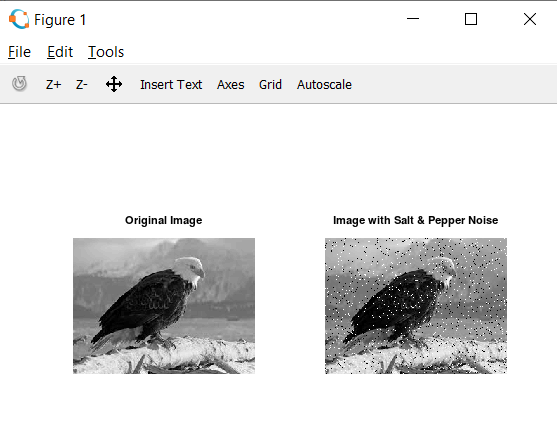
%> input picture IP/lab11.png, 557 x 446 px, given in place of spongebob.jfif, which was not available
$ octave lab4.m   (GNU Octave 9; MATLAB toolbox functions it lacks are replaced by stand-ins)
%> lines starting %> are read from the running program, lines starting %| are printed output that depends on the picture; pictures that were not available may be replaced by others from this repository, and a replacement may not be noted

clear all;  % clear all variables
close all;  % close all figures
clc;        % clear command window
% import image package
pkg load image;
% read image
a=imread('spongebob.jfif');
%> a is the input picture: size 446x557x3 uint8; mean R, G, B 227, 227, 226.9
subplot(2,2,1);
imshow(a);
title 'Original Image';
b=im2double(a);
a1=input('enter value a');
%> the answer given: 3
ga1=input('enter value gamma');
%> the answer given: 2
s=(a1*(b.^ga1))*256;
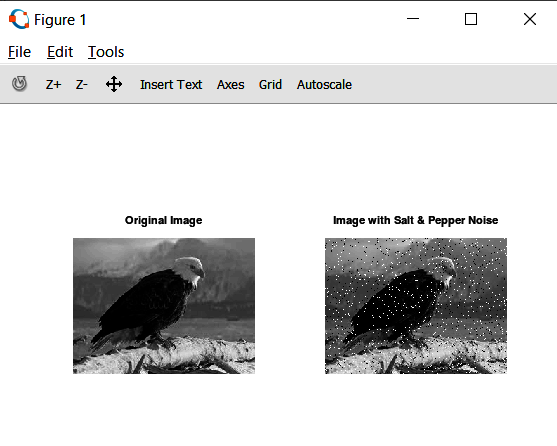
%> s: size 446x557x3 double; mean R, G, B 649.1, 649.1, 649.1; drawn with min black and max white
s1=uint8(s);
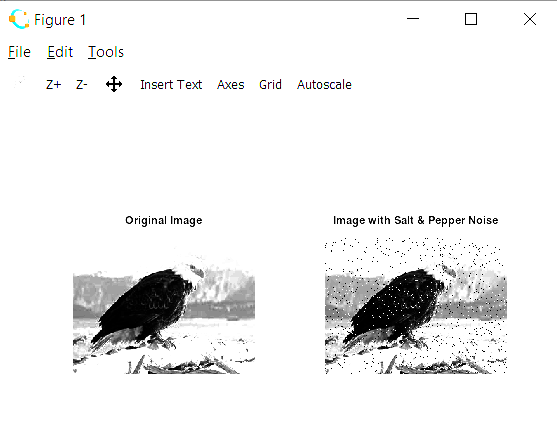
%> s1: size 446x557x3 uint8; mean R, G, B 239, 239, 238.9
subplot(2,2,2);
imshow(s1);
title 'Image 1';

a2=input('enter value a');
%> the answer given: 3
ga2=input('enter value gamma');
%> the answer given: 2
sp=(a2*(b.^ga2))*256;
s2=uint8(sp);
subplot(2,2,3);
imshow(s2);
title 'Image 2';

a3=input('enter value a');
%> the answer given: 3
ga3=input('enter value gamma');
%> the answer given: 2
sp2=(a3*(b.^ga3))*256;
s3=uint8(sp2);
subplot(2,2,4);
imshow(s3);
title 'Image 3';

$ run again, on IP/lab3.png
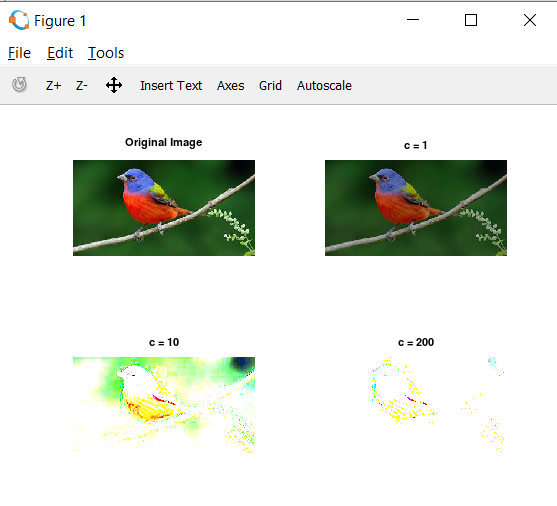
%> input picture IP/lab3.png, 557 x 506 px, given in place of spongebob.jfif, which was not available
%> a is the input picture: size 506x557x3 uint8; mean R, G, B 225.4, 229.5, 222
%> `s=(a1*(b.^ga1))*256;`:
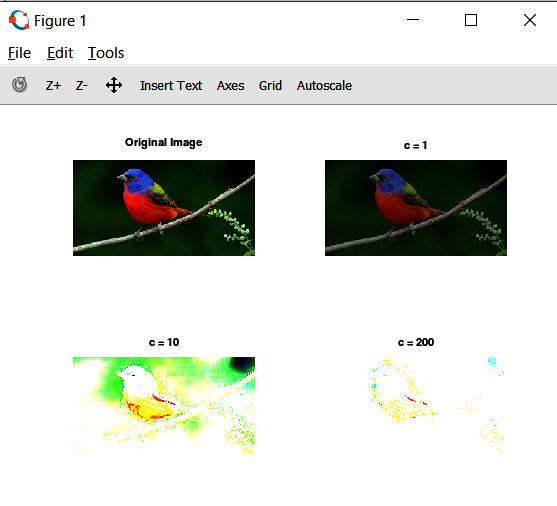
%> s: size 506x557x3 double; mean R, G, B 660.1, 667.4, 650.5; drawn with min black and max white
%> `s1=uint8(s);`:
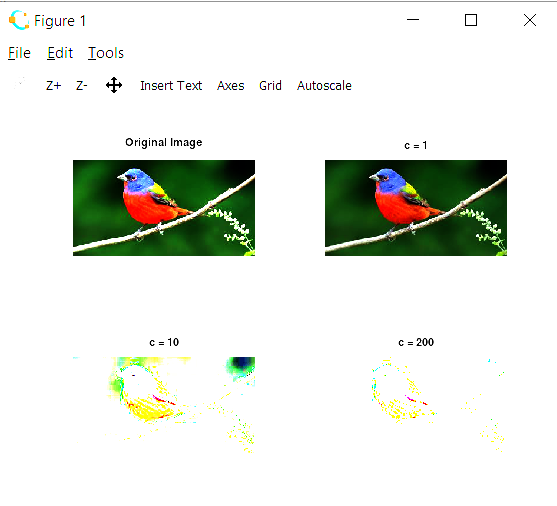
%> s1: size 506x557x3 uint8; mean R, G, B 227.4, 231, 224
